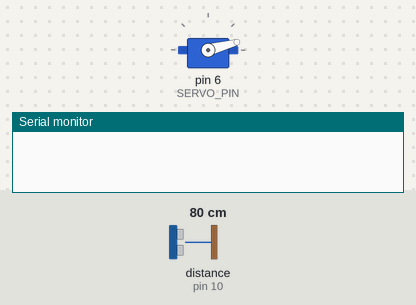
A sketch run on a simulated Arduino Uno, built with avr-gcc and run on an emulated ATmega328P. Parts: servo, the last lines printed to the serial monitor. Wiring (inferred from the names in the program): ultrasonic range finder: trigger pin 9; echo pin 10. The inputs (shaded band) are chosen by the test bench; at power-on: distance to the obstacle (sensor on pin 10) 80 cm. The echo pulse lasts 58.3 µs per cm.

Above: at 1.7 s.
1.8 s: distance to the obstacle (sensor on pin 10) set to 39 cm
3.3 s: distance to the obstacle (sensor on pin 10) set to 32 cm
At 3.84 s:
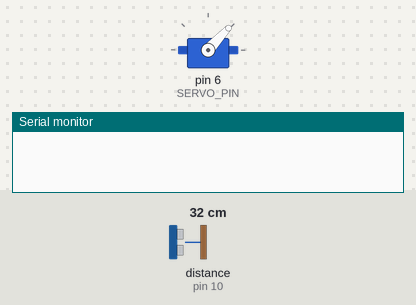
At 5.0 s:
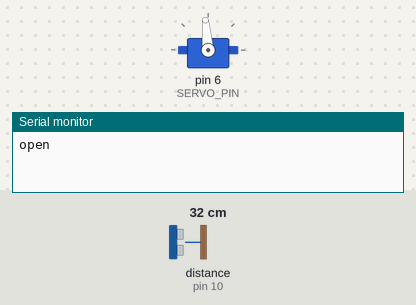
Timing chart, 0 to 6.5 s (numbered marks = the images above; inputs shaded):
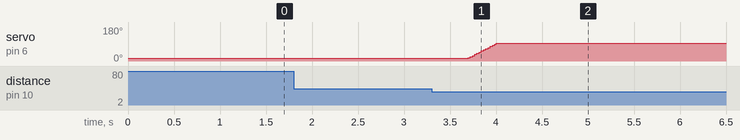

The sketch:

smart_trash_can.ino
```cpp
/*
 * Smart Trash Can
 * ---------------
 * An ultrasonic sensor watches for someone approaching. When they get
 * close enough, a servo lifts the lid through a reinforced popsicle
 * stick arm. The lid stays open while you're still there, then closes
 * on its own once you leave.
 *
 * Board: Arduino Uno
 *
 * Jashan Multani
 */

#include <Servo.h>

// ---------------------------------------------------------------- pins
const uint8_t TRIG_PIN  = 9;
const uint8_t ECHO_PIN  = 10;
const uint8_t SERVO_PIN = 6;

// ------------------------------------------------------------- tuning
// OPEN_CM was the single fiddliest number in this project. Too small and
// you have to wave your hand around like you're landing a plane; too big
// and the lid flies open every time somebody walks past the bin.
const int OPEN_CM        = 35;
const int SENSOR_MAX_CM  = 200;

const uint8_t LID_CLOSED = 15;    // servo angle with the lid down
const uint8_t LID_OPEN   = 95;    // servo angle with the lid up

const unsigned long HOLD_MS      = 2500;  // stay open after they step away
const unsigned long SETTLE_MS    = 60;    // between distance samples
const uint8_t       CONFIRM_READS = 3;    // agreeing reads before acting

// Sweep the servo instead of snapping to the angle. Snapping draws a
// current spike the battery pack couldn't cover, and the lid jerked.
const uint8_t SWEEP_STEP_DEG = 2;
const uint8_t SWEEP_STEP_MS  = 8;

Servo lid;
bool isOpen = false;
unsigned long lastSeen = 0;

void setup() {
  pinMode(TRIG_PIN, OUTPUT);
  pinMode(ECHO_PIN, INPUT);
  lid.attach(SERVO_PIN);
  lid.write(LID_CLOSED);
  Serial.begin(9600);
  delay(500);
}

int distanceCm() {
  digitalWrite(TRIG_PIN, LOW);  delayMicroseconds(2);
  digitalWrite(TRIG_PIN, HIGH); delayMicroseconds(10);
  digitalWrite(TRIG_PIN, LOW);
  unsigned long echo = pulseIn(ECHO_PIN, HIGH, 25000UL);
  if (echo == 0) return SENSOR_MAX_CM;
  return (int)(echo * 0.0343 / 2.0);
}

// Ultrasonic sensors throw the occasional wild reading. Requiring a few
// agreeing samples in a row stopped the lid twitching at nothing.
bool someoneThere() {
  uint8_t hits = 0;
  for (uint8_t i = 0; i < CONFIRM_READS; i++) {
    if (distanceCm() <= OPEN_CM) hits++;
    delay(SETTLE_MS);
  }
  return hits == CONFIRM_READS;
}

void sweepTo(uint8_t target) {
  uint8_t pos = lid.read();
  while (pos != target) {
    pos = (pos < target) ? min(pos + SWEEP_STEP_DEG, target)
                         : max(pos - SWEEP_STEP_DEG, target);
    lid.write(pos);
    delay(SWEEP_STEP_MS);
  }
}

void loop() {
  if (someoneThere()) {
    lastSeen = millis();
    if (!isOpen) { sweepTo(LID_OPEN); isOpen = true; Serial.println(F("open")); }
  } else if (isOpen && millis() - lastSeen > HOLD_MS) {
    sweepTo(LID_CLOSED); isOpen = false; Serial.println(F("closed"));
  }
  delay(40);
}
```

Measured:
- the behaviour switches between 36 and 35 cm on distance to the obstacle (sensor on pin 10) (found by bisection; images 0 and 1)
- after the input at 1.8 s, every drawn part: stays the same
- after the input at 3.3 s, servo on pin 6 (SERVO_PIN): moves from 15° to 95° over 0.31 s, starting after 0.40 s
